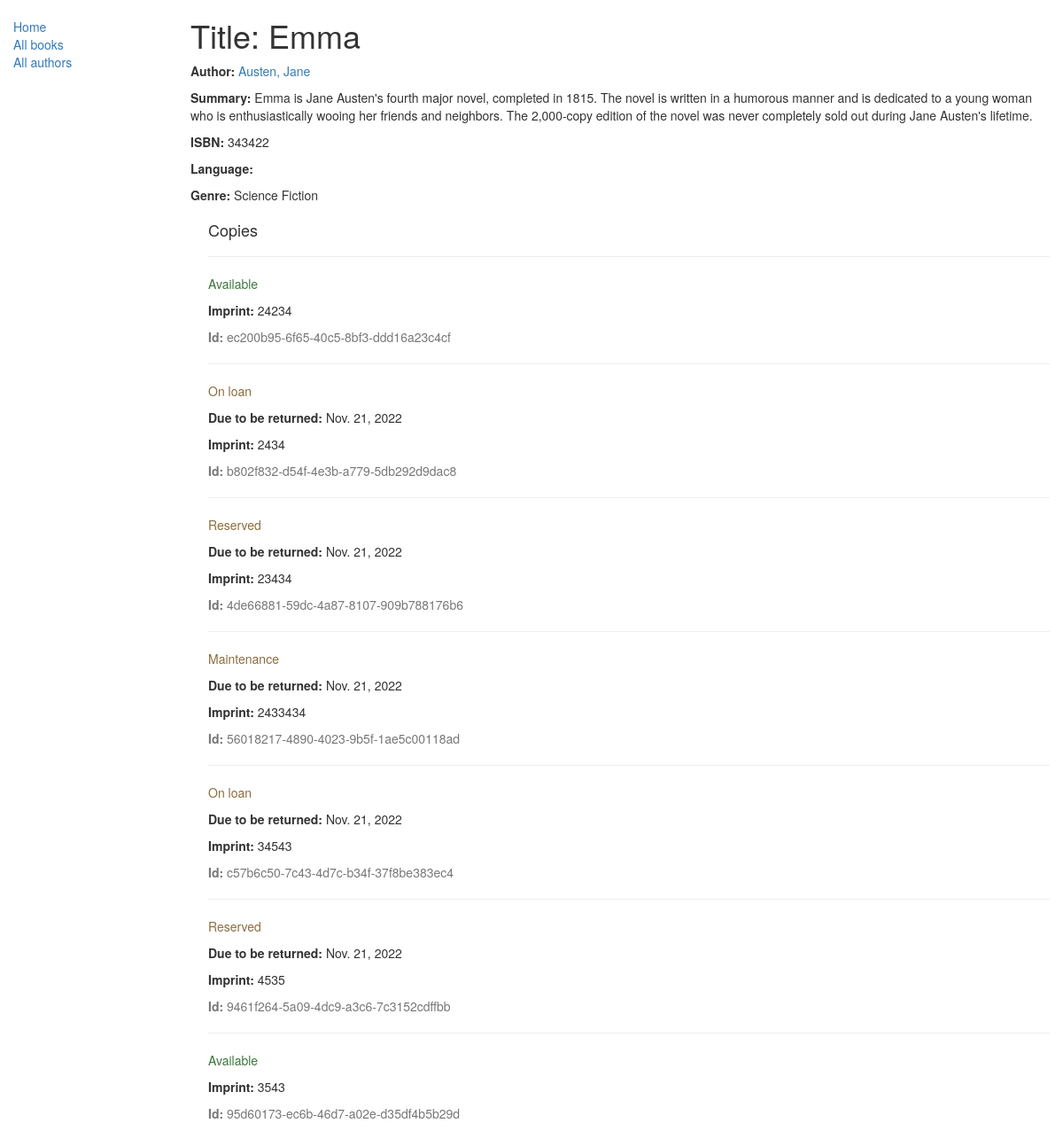
The app's page /catalog/book/4 with its own data.
### catalog/models.py (models this page shows, shortened)
class Book(models.Model):
    title = models.CharField(max_length=200)
    author = models.ForeignKey('Author', on_delete=models.SET_NULL, null=True)
    summary = models.TextField(max_length=1000, help_text="Enter a brief description of the book")
    isbn = models.CharField('ISBN', max_length=13,
                            help_text='13 Character <a href="https://www.isbn-international.org/content/what-isbn">ISBN number</a>')
    genre = models.ManyToManyField(Genre, help_text="Select a genre for this book")
    def display_genre(self):
        """
        Creates a string for the Genre. This is required to display genre in Admin.
        """
        return ', '.join([genre.name for genre in self.genre.all()[:3]])
    display_genre.short_description = 'Genre'

class Author(models.Model):
    first_name = models.CharField(max_length=100)
    last_name = models.CharField(max_length=100)
    date_of_birth = models.DateField(null=True, blank=True)
    date_of_death = models.DateField('Died', null=True, blank=True)
    def __str__(self):
        return '%s, %s' % (self.last_name, self.first_name)
    class Meta:
        ordering = ['last_name']

class Genre(models.Model):
    name = models.CharField(max_length=200, help_text="Enter a book genre (e.g. Science Fiction, French Poetry etc.)")
    def __str__(self):
        return self.name

class BookInstance(models.Model):
    id = models.UUIDField(primary_key=True, default=uuid.uuid4,
                          help_text="Unique ID for this particular book across whole library")
    book = models.ForeignKey('Book', on_delete=models.SET_NULL, null=True)
    imprint = models.CharField(max_length=200)
    due_back = models.DateField(null=True, blank=True)
    LOAN_STATUS = (
        ('m', 'Maintenance'),
        ('o', 'On loan'),
        ('a', 'Available'),
        ('r', 'Reserved'),
    )
    status = models.CharField(max_length=1, choices=LOAN_STATUS, blank=True, default='m', help_text='Book availability')
    class Meta:
        ordering = ["due_back"]

### catalog/views.py (the view, shortened to what this page needs)
# urls.py: url(r'^book/(?P<pk>\d+)$', views.BookDetailView.as_view(), name='book-detail'),
class BookDetailView(generic.DetailView):
    model = Book

### catalog/templates/catalog/book_detail.html
{% extends "base_generic.html" %}
{% block content %}
  <h1>Title: {{ book.title }}</h1>
  <p><strong>Author:</strong> <a href="">{{ book.author }}</a></p>
  <p><strong>Summary:</strong> {{ book.summary }}</p>
  <p><strong>ISBN:</strong> {{ book.isbn }}</p>
  <p><strong>Language:</strong> {{ book.language }}</p>
  <p><strong>Genre:</strong> {% for genre in book.genre.all %} {{ genre }}{% if not forloop.last %}, {% endif %}{% endfor %}</p>
  <div style="margin-left:20px;margin-top:20px">
    <h4>Copies</h4>
    {% for copy in book.bookinstance_set.all %}
    <hr>
    <p class="{% if copy.status == 'a' %}text-success{% elif copy.status == 'd' %}text-danger{% else %}text-warning{% endif %}">{{ copy.get_status_display }}</p>
    {% if copy.status != 'a' %}<p><strong>Due to be returned:</strong> {{copy.due_back}}</p>{% endif %}
    <p><strong>Imprint:</strong> {{copy.imprint}}</p>
    <p class="text-muted"><strong>Id:</strong> {{copy.id}}</p>
    {% endfor %}
  </div>
{% endblock %}

### catalog/templates/base_generic.html (shortened to what this page needs)
<!DOCTYPE html>
<html lang="en">
<head>
  <link rel="stylesheet" href="https://maxcdn.bootstrapcdn.com/bootstrap/3.3.7/css/bootstrap.min.css">
  {% load static %}
  <link rel="stylesheet" href="{% static 'css/styles.css' %}">
</head>
<body>
  <div class="container-fluid">
    <div class="row">
      <div class="col-sm-2">
      {% block sidebar %}
      <ul class="sidebar-nav">
          <li><a href="{% url 'index' %}">Home</a></li>
          <li><a href="{% url 'books' %}">All books</a></li>
          <li><a href="">All authors</a></li>
      </ul>
     {% endblock %}
      </div>
      <div class="col-sm-10 ">
      {% block content %}{% endblock %}
      </div>
    </div>
  </div>
</body>
</html>

### catalog/static/css/styles.css (style rules this page uses)
.sidebar-nav { margin-top: 20px; padding: 0; list-style: none; }

### records on screen
Book: title "Emma", author "Austen, Jane", summary "Emma is Jane Austen's fourth major novel, completed in 1815. The novel is written in a humorous manner and is dedicated to a young woman who is enthusiastically wooing her friends and neighbors. The 2,000-copy edition of the novel was never completely sold out during Jane Austen's lifetime.", isbn "343422"
Genre: name "Science Fiction"
BookInstance: status "Available", imprint "24234", id "ec200b95-6f65-40c5-8bf3-ddd16a23c4cf"
BookInstance: status "On loan", due_back "Nov. 21, 2022", imprint "2434", id "b802f832-d54f-4e3b-a779-5db292d9dac8"
BookInstance: status "Reserved", due_back "Nov. 21, 2022", imprint "23434", id "4de66881-59dc-4a87-8107-909b788176b6"
BookInstance: status "Maintenance", due_back "Nov. 21, 2022", imprint "2433434", id "56018217-4890-4023-9b5f-1ae5c00118ad"
BookInstance: status "On loan", due_back "Nov. 21, 2022", imprint "34543", id "c57b6c50-7c43-4d7c-b34f-37f8be383ec4"
BookInstance: status "Reserved", due_back "Nov. 21, 2022", imprint "4535", id "9461f264-5a09-4dc9-a3c6-7c3152cdffbb"
BookInstance: status "Available", imprint "3543", id "95d60173-ec6b-46d7-a02e-d35df4b5b29d"
